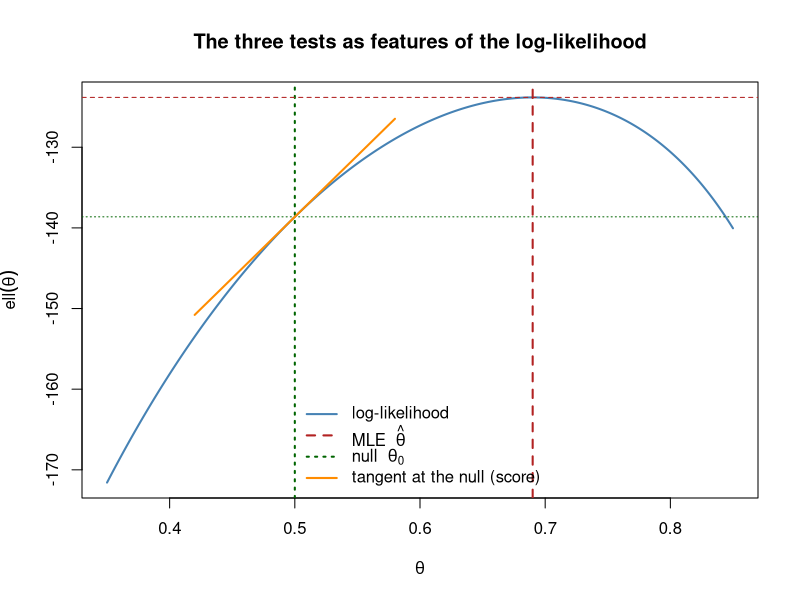
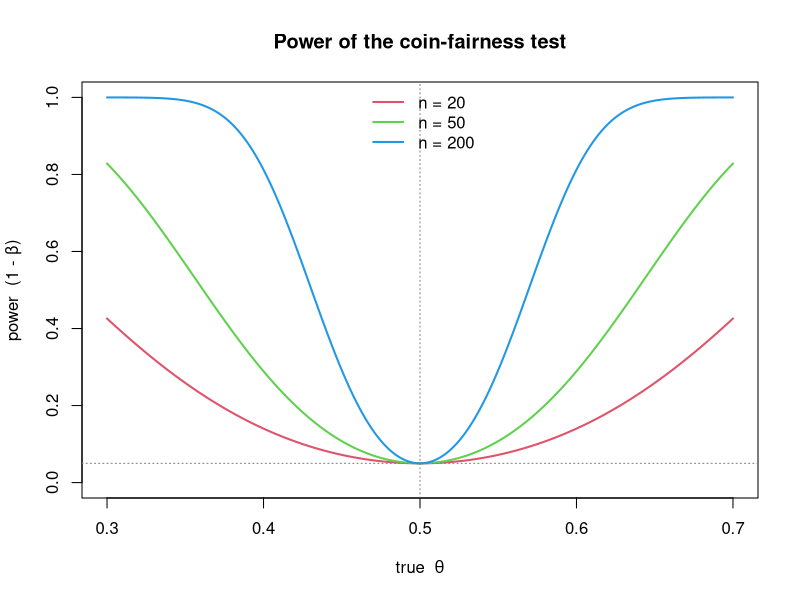

Reproduce these figures in R, in order.
## ---- chunk 1
#| warning: false
#| message: false

set.seed(1)

# Simulate coin flips with a true (but "unknown") bias
trueTheta <- 0.7
n     <- 200
flips <- rbinom(n, size = 1, prob = trueTheta)
k     <- sum(flips)

theta0 <- 0.5            # the null value: "the coin is fair"

# Building blocks
ll    <- function(theta) k * log(theta) + (n - k) * log(1 - theta)
score <- function(theta) k / theta - (n - k) / (1 - theta)
info  <- function(theta) n / (theta * (1 - theta))

mle <- k / n
c(k = k, mle = mle)
## ---- chunk 2
# 1. Wald: distance of the MLE from theta0, scaled by info AT THE MLE
wWald  <- info(mle) * (mle - theta0)^2

# 2. Score: steepness of the log-likelihood AT theta0, scaled by info AT theta0
wScore <- score(theta0)^2 / info(theta0)

# 3. Likelihood-ratio: vertical drop from the peak to the null
wLR    <- 2 * (ll(mle) - ll(theta0))

# Each statistic, with its p-value from the chi-squared(1) null distribution
results <- rbind(
  Wald            = c(statistic = wWald,  pValue = 1 - pchisq(wWald,  df = 1)),
  Score           = c(statistic = wScore, pValue = 1 - pchisq(wScore, df = 1)),
  LikelihoodRatio = c(statistic = wLR,    pValue = 1 - pchisq(wLR,    df = 1))
)
round(results, 4)
## ---- chunk 3
#| fig-align: center

grid <- seq(0.35, 0.85, length.out = 400)

plot(grid, ll(grid), type = "l", lwd = 2, col = "steelblue",
     xlab = expression(theta), ylab = expression(ell(theta)),
     main = "The three tests as features of the log-likelihood")

# Vertical lines at the MLE and the null
abline(v = mle,    col = "firebrick", lwd = 2, lty = 2)
abline(v = theta0, col = "darkgreen", lwd = 2, lty = 3)

# Heights at the peak and at the null: their vertical gap is the LR statistic
abline(h = ll(mle),    col = "firebrick", lwd = 1, lty = 2)
abline(h = ll(theta0), col = "darkgreen", lwd = 1, lty = 3)

# Tangent (slope = score) at theta0: a near-vertical slope means strong evidence
slope <- score(theta0)
curve(ll(theta0) + slope * (x - theta0), add = TRUE,
      col = "darkorange", lwd = 2, lty = 1, from = 0.42, to = 0.58)

legend("bottom", bty = "n", lwd = 2, lty = c(1, 2, 3, 1),
       col = c("steelblue", "firebrick", "darkgreen", "darkorange"),
       legend = c("log-likelihood",
                  expression(paste("MLE  ", hat(theta))),
                  expression(paste("null  ", theta[0])),
                  "tangent at the null (score)"))
## ---- chunk 4
prop.test(k, n, p = theta0, correct = FALSE)$p.value   # score-type
binom.test(k, n, p = theta0)$p.value                   # exact
## ---- chunk 5
#| fig-align: center

# Power of the two-sided test of H0: theta = 0.5, at level alpha = 0.05
powerCoin <- function(theta, n, theta0 = 0.5, alpha = 0.05) {
  se0  <- sqrt(theta0 * (1 - theta0) / n)         # SE under the null
  crit <- qnorm(1 - alpha / 2)                    # 1.96
  lower <- theta0 - crit * se0                    # rejection boundaries
  upper <- theta0 + crit * se0
  se <- sqrt(theta * (1 - theta) / n)             # SE under the true theta
  # P(reject) = P(thetaHat below lower) + P(thetaHat above upper)
  pnorm(lower, theta, se) + (1 - pnorm(upper, theta, se))
}

grid <- seq(0.3, 0.7, length.out = 400)

plot(NA, xlim = range(grid), ylim = c(0, 1),
     xlab = expression(paste("true  ", theta)), ylab = "power  (1 - β)",
     main = "Power of the coin-fairness test")
for (i in seq_along(c(20, 50, 200))) {
  nn <- c(20, 50, 200)[i]
  lines(grid, powerCoin(grid, nn), lwd = 2, col = i + 1)
}
abline(h = 0.05, col = "grey50", lty = 3)   # at theta = 0.5 power = alpha
abline(v = 0.5,  col = "grey50", lty = 3)
legend("top", bty = "n", lwd = 2, col = c(2, 3, 4),
       legend = c("n = 20", "n = 50", "n = 200"))
## ---- chunk 6
power.prop.test(p1 = 0.5, p2 = 0.6, power = 0.8)$n   # n per group
